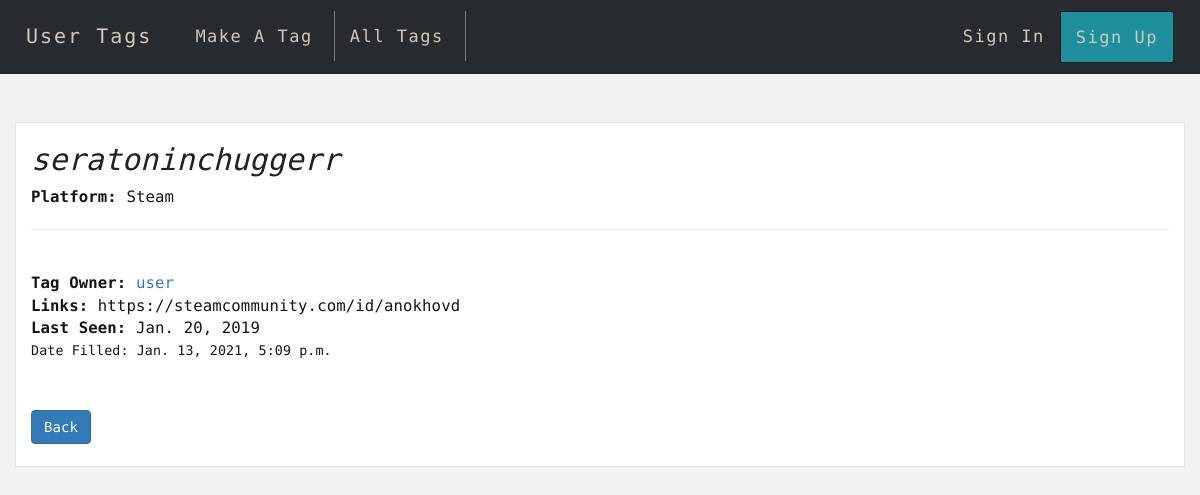
Page /tag/18 on the committed database.
### droptag/models.py (models this page shows, shortened)
class tag(models.Model):
    user = models.ForeignKey(User,
                        default = 1,
                        on_delete = models.CASCADE
                        )
    platform = models.CharField(
        default='STM',
        max_length=32,
        choices=PLATFORM_CHOICES)
    username = models.CharField(max_length=50)
    id_link = models.CharField(max_length=200, blank=True)
    time_met = models.DateField()
    note = models.TextField(blank=True)
    date_filled = models.DateTimeField(auto_now_add=True)

### droptag/views.py (the view)
# urls.py: path('tag/<int:pk>', TagDetailView.as_view(), name='tag_display'),
class TagDetailView(DetailView):
    model = tag
    template_name = 'tag.html'

### droptag/templates/tag.html (shortened to what this page needs)
{% extends 'base.html' %} {% block title %}Tag: {{ tag.username }}{% endblock %}
{% block content %}
{% load static %}
<head>
  <link
    rel="stylesheet"
    href="https://maxcdn.bootstrapcdn.com/bootstrap/3.3.7/css/bootstrap.min.css"
  />
  <link rel="stylesheet" href="{% static 'style.css' %}" />
</head>
<h1><i>{{ tag.username }}</i></h1>
<p class="font-weight-light"><b>Platform:</b> {{ tag.get_platform_display }}</p>
<hr />
<br />
<b>Tag Owner:</b
><a href="{% url 'view_profile' tag.user.id %}"> {{ tag.user }}</a><br />
{% if tag.id_link %}
<b>Links:</b> {{ tag.id_link }}<br />
{% endif %} {% if tag.time_met %}
<b>Last Seen:</b> {{ tag.time_met }}<br />
{% endif %}
<small
  >Date Filled: {{ tag.date_filled }}<br />
  <br /><br />
  <a href="{% url 'alltags' %}" class="btn btn-primary">Back</a>
  <br/>
</small>
<br/>
  {% endblock %}

### droptag/static/style.css (style rules this page uses)
*, *:after, *:before { -webkit-box-sizing: border-box; -moz-box-sizing: border-box; box-sizing: border-box; }
html, body { position: relative; min-height: 100%; height: 100%; }
html { position: relative; overflow-x: hidden; padding: 0; min-height: 100%; font-size: 70%; }
body { padding-top: 100px; font-family: 'Encode Sans', 'Roboto', 'Helvetica Neue, Helvetica, Arial', sans-serif; font-style: normal; font-weight: 300; font-size: 1.4rem; line-height: 2rem; letter-spacing: 0.01rem; color: #121418; background: #F2F2F2; -webkit-font-smoothing: antialiased; -moz-osx-font-smoothing: grayscale; text-rendering: optimizeLegibility; }
h1 { color: #202121; font-size: 30px !important; }

### rows in the picture
tag: username "seratoninchuggerr", platform "Steam", user "user", id_link "https://steamcommunity.com/id/anokhovd", time_met "Jan. 20, 2019", date_filled "Jan. 13, 2021, 5:09 p.m."
